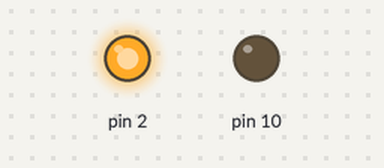
This sketch was run on a simulated Arduino Uno, built with avr-gcc and run on an emulated ATmega328P. On the bench: output pins drawn as LEDs (lit = HIGH).

Above: at 0.5 s.
At 2.5 s:
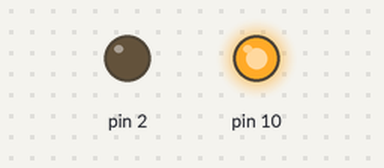
At 3.5 s:
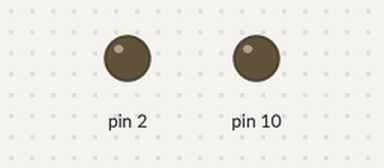
Timing chart, 0 to 5.2 s (numbered marks = the images above):
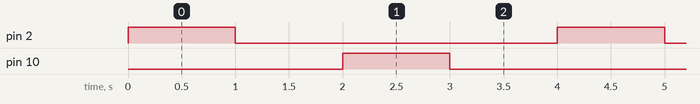

The sketch:

3_5_1.ino
```cpp
// C++ code
//
void setup()
{
  pinMode(2, OUTPUT);
  pinMode(10, OUTPUT);
}

void loop()
{
  digitalWrite(2,1);
  delay(1000);
  digitalWrite(2,0);
  delay(1000);

  digitalWrite(10,1);
  delay(1000);
  digitalWrite(10,0);
  delay(1000);
}
```

Measured:
- by itself, pin 2, pin 10: alternates HIGH for 1.0 s and LOW for 3.0 s
- by itself, everything shown: repeats every 4.0 s, in 4 steps
